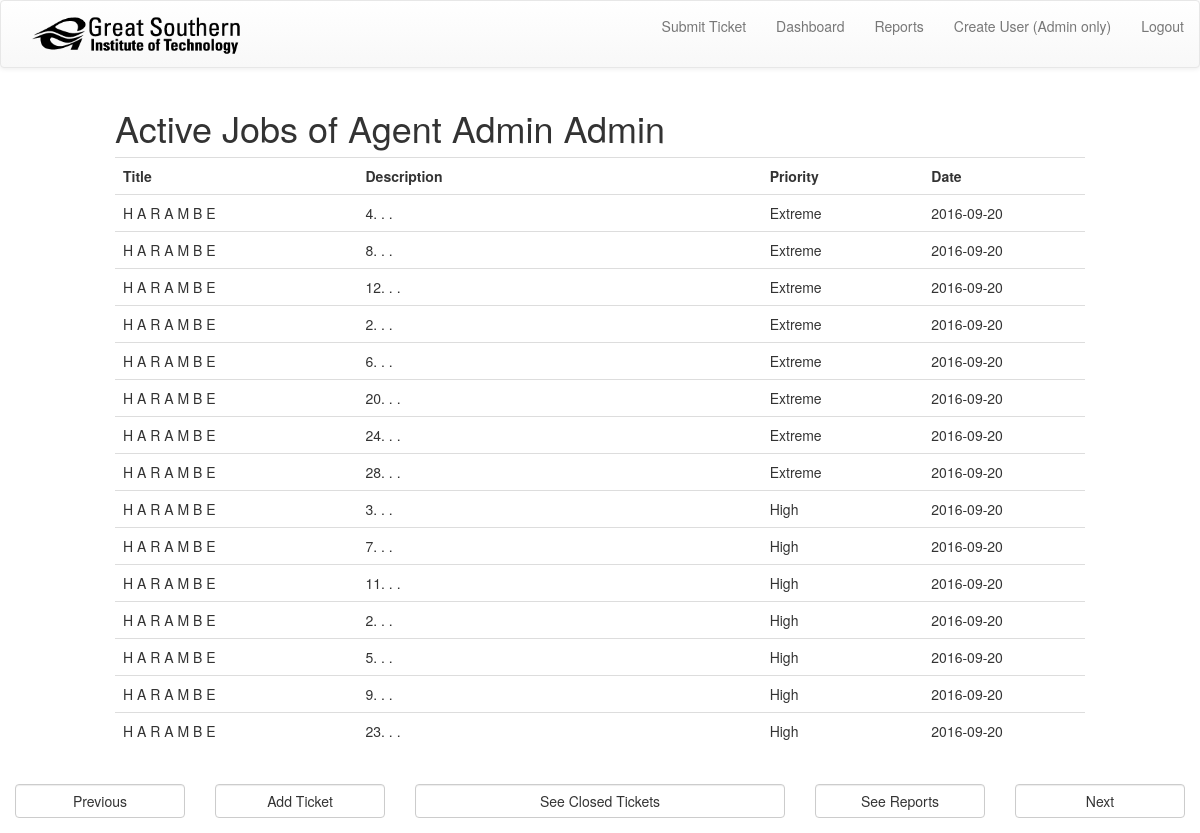
The page /dashboard.php (signed in) on the database its author committed.
### tables this page shows
create table if not exists tbl_agent(
	fld_id_agent int(11) auto_increment not null,
	fld_first_name varchar(45) not null,
    fld_last_name varchar(45) not null,
    fld_email_address varchar(45),
    fld_username varchar(45),
	fld_password text,
    fld_password_salt varchar(45),
    fld_fk_id_privilige int(11) not null,
    primary key (fld_id_agent),
		index fld_fk_id_privilige_idx (fld_fk_id_privilige ASC),
	constraint fld_fk_id_privilige
		foreign key (fld_fk_id_privilige)
			references tbl_privilige (fld_id_privilige)
            ON DELETE NO ACTION
						ON UPDATE NO ACTION);

create table if not exists tbl_job(
	fld_id_job int(11) auto_increment not null,
    fld_start_date date,
	fld_finish_date date,
    fld_title varchar(60),
	fld_description text,
    fld_location varchar(45),
    fld_fk_id_client int(11) not null,
    fld_fk_id_job_type int(11) not null,
    fld_fk_id_status int(11) not null,
    fld_fk_id_agent int(11) not null,
	fld_fk_id_priority int(11) not null,
    primary key (fld_id_job),
		index fld_fk_id_status_idx (fld_fk_id_status ASC),
		index fld_fk_id_client_idx (fld_fk_id_client ASC),
		index fld_fk_id_job_type_idx (fld_fk_id_job_type ASC),
        index fld_fk_id_agent_idx (fld_fk_id_agent ASC),
		index fld_fk_id_priority_idx (fld_fk_id_priority ASC),
	constraint fld_fk_id_priority
		foreign key (fld_fk_id_priority)
			references tbl_priority (fld_id_priority),
	constraint fld_fk_id_agent
		foreign key (fld_fk_id_agent)
			references tbl_agent (fld_id_agent),
	constraint fld_fk_id_status
		foreign key (fld_fk_id_status)
			references tbl_status (fld_id_status),
		constraint fld_fk_id_client
			foreign key (fld_fk_id_client)
				references tbl_client (fld_id_client)
                    ON DELETE NO ACTION
					ON UPDATE NO ACTION,
        constraint fld_fk_id_job_type
			foreign key (fld_fk_id_job_type)
				references tbl_job_type (fld_id_job_type)
                    ON DELETE NO ACTION
					ON UPDATE NO ACTION);

create table if not exists tbl_priority(
	fld_id_priority int(11) auto_increment not null,
	fld_priority varchar(45),
    primary key (fld_id_priority));

### CLASS_FILES/cDatabase_Connection.php (called while the page is built, shortened)
<?php
    class cDatabase_Connection
    {
        private static $oConn = null;
        public static function oConn()
        {
            if (!isset(self::$oConn)) {
                self::$oConn = new PDO('mysql:host=localhost; dbname=ticketdb; charset=utf8', 'root', 'Password1');
            }
            return self::$oConn;
        }
        public function getfromDB($i_sql)
        {
            Return $this->oConn()->query($i_sql);
        }
    }

### CLASS_FILES/global_lib.php (called while the page is built, shortened)
<?php
require_once("cDatabase_Connection.php");
function checkValue($i_sFldName, $i_DefaultVal)
{
    if(isset($_POST[$i_sFldName]))
    {
        return $_POST[$i_sFldName];
    }
    Else if(isset($_GET[$i_sFldName]))
    {
        return $_GET[$i_sFldName];
    }else
    {
        return $i_DefaultVal;
    }
}

### dashboard.php (the view, shortened to what this page needs)
<?php
require_once("CLASS_FILES/cPage_load.php");
require_once("CLASS_FILES/cDatabase_Connection.php");
require_once("CLASS_FILES/global_lib.php");
$oPage = new page_load_lib;
$sAgentID = $_SESSION['agentID'];
$oDBConnection = new cDatabase_Connection();
$sJobHtml = "";
$sOffset = 0;
$sLimitVal = 0;
$sPriviligeID = "";
$sAgentFirstName = "";
$sAgentLastName = "";
if ($_SERVER['REQUEST_METHOD'] == 'POST')
{
        $sOffset = checkValue('offset', 0);
        $sLimitVal = checkValue('curVal', 0);
} elseif ($_SERVER['REQUEST_METHOD'] == 'GET')
{
        $sLimitVal = checkValue('curVal', 0);
        $sOffset = checkValue('offset', 0);
}
if ((isset($sLimitVal) AND $sLimitVal !== "") AND (isset($sOffset) AND $sOffset !== "")) {
        $sLimitVal = $sLimitVal + $sOffset;
}
$sSQL = <<<SQL
                select P.fld_id_privilige, A.fld_first_name, A.fld_last_name
                from tbl_privilige P, tbl_agent A
                where A.fld_fk_id_privilige = P.fld_id_privilige
                and fld_id_agent = $sAgentID
SQL;
foreach ($oDBConnection->getfromDB($sSQL) as $row)
{
        $sAgentFirstName = $row['fld_first_name'];
        $sAgentLastName = $row['fld_last_name'];
        $sPriviligeID = $row['fld_id_privilige'];
}
$sAgentName = $sAgentFirstName . ' ' . $sAgentLastName;
if ($sPriviligeID == 1)
{
        $sSQL = <<<SQL
                select J.fld_id_job, J.fld_start_date, J.fld_title, J.fld_description, P.fld_priority
                from tbl_job J, tbl_priority P
                where J.fld_fk_id_priority = P.fld_id_priority
                and (J.fld_fk_id_status != 2 OR J.fld_fk_id_status != 3)
                order by P.fld_id_priority DESC
                limit 15 offset $sLimitVal
SQL;
}
foreach ($oDBConnection->getfromDB($sSQL) as $row)
{
        $sJobID = $row['fld_id_job'];
        $sTitle = $row['fld_title'];
        $sDescription = substr($row['fld_description'], 0, 75) . ". . .";
        $sPriority = $row['fld_priority'];
        $sDate = $row['fld_start_date'];
        $sJobHtml .= <<<HTML
                <tr style="cursor:pointer" onclick="location.href='job_info_redirect.php?JobID=$sJobID'">
                    <td class="col-sm-3">$sTitle</td>
                    <td class="col-sm-5">$sDescription</td>
                    <td class="col-sm-2">$sPriority</td>
                    <td class="col-sm-2">$sDate</td>
                </tr>
HTML;
}
$html =<<<HTML
<div id="container">
            <div id="margin-right-left">
                <div class="row">
                    <div class="col-sm-10 col-sm-offset-1">
                        <h1 class="h1-margin-bottom">Active Jobs of Agent $sAgentName</h1>
                                <table class="table">
                                <tr>
                                    <th>Title</th>
                                    <th>Description</th>
                                    <th>Priority</th>
                                    <th>Date</th>
                                </tr>
                                $sJobHtml
                        </table>
                    </div>
                </div>
                    <div class="row">
                        <div class=" margin-top">
                            <div class="col-sm-2">
                                <form class="form" action="dashboard.php" method="post">
                                    <div class="form-group">
                                        <input type="hidden" name="curVal" value="$sLimitVal">
                                        <button class="form-control btn btn-default" name="previous">Previous</button>
                                    </div>
                                </form>
                            </div>
                            <div class="col-sm-2">
                                <form class="form" action="ticket_submit.php" method="post">
                                    <div class="form-group">
                                        <button class="form-control btn btn-default" name="kkk">Add Ticket</button>
                                    </div>
                                </form>
                            </div>
                            <div class="col-sm-4">
                                <form class="form" action="dashboard_closed.php" method="post">
                                    <div class="form-group">
                                        <button class="form-control btn btn-default" name="closed">See Closed Tickets</button>
                                    </div>
                                </form>
                            </div>
                            <div class="col-sm-2">
                                <form class="form" action="reports.php" method="post">
                                    <div class="form-group">
                                        <button class="form-control btn btn-default" name="kkk">See Reports</button>
                                    </div>
                                </form>
                            </div>
                            <div class="col-sm-2">
                                <form class="form" action="dashboard.php" method="post">
                                    <div class="form-group">
                                        <input type="hidden" name="curVal" value="$sLimitVal">
                                        <button class="form-control btn btn-default" name="next">Next</button>
                                    </div>
                                </form>
                            </div>
                        </div>
                    </div>
        </div>
</div>
HTML;
echo $oPage->load_page($html);

### CLASS_FILES/cNavbar.php (shortened to what this page needs)
<?php
class navbar_class_lib {
    public function load_nav() {
        return $this->html = <<<HTML
        <div id="container">
            <div id="header" class="header">
                <nav class="navbar navbar-default">
                    <div class="container-fluid">
                        <div class="navbar-header">
                            <div class="row">
                                <div class="col-sm-2 navbar-right">
                                    <button type="button" class="navbar-toggle collapsed" data-toggle="collapse" data-target="#bs-example-navbar-collapse-1" aria-expanded="false">
                                        <span class="sr-only">Toggle navigation</span>
                                        <span class="icon-bar"></span>
                                        <span class="icon-bar"></span>
                                        <span class="icon-bar"></span>
                                    </button>
                                </div>
                            </div>
                        </div>
                        <div class="collapse navbar-collapse" id="bs-example-navbar-collapse-1">
                            <div class="row">
                                <img class="col-sm-1 img-max-min navbar-left" src="./IMGS/LOGO/logo.png">
                                <div class="col-sm-8 navbar-right">
                                    <ul class="nav navbar-nav navbar-right">
                                        <li class=""><a href="./ticket_submit.php">Submit Ticket</a></li>
                                        <li class=""><a href="./dashboard.php">Dashboard</a></li>
                                        <li class=""><a href="./reports.php">Reports</a></li>
                                        <li class=""><a href="./user_create_form.php">Create User (Admin only)</a></li>
                                        <li class=""><a href="./logout.php">Logout</a></li>
                                    </ul>
                                </div>
                            </div>
                        </div>
                    </div>
                </nav>
            </div>
        </div>
HTML;
    }
}

### CLASS_FILES/cPage_load.php (shortened to what this page needs)
<?php
require_once("cNavbar.php");
    class page_load_lib {
        public function load_page($i_pagehtml){
            $oNavbar = new navbar_class_lib();
            $NavHtml = $oNavbar->load_nav();
            return $html = <<<HTML
                <!DOCTYPE html>
                    <html>
                        <title>Nav</title>
                        <link rel="stylesheet" type="text/css" href="./CSS/style_main.css">
                        <link rel="stylesheet" href="./CSS/bootstrap-theme.css">
                        <link rel="stylesheet" href="./CSS/bootstrap.css">
                        <script src="https://code.jquery.com/jquery-2.2.4.min.js"></script>
                        <script src="./JS/bootstrap.js"></script>
                        <script src="./JS/global_scripts.js"></script>
                        <link rel="stylesheet" href="https://maxcdn.bootstrapcdn.com/bootstrap/3.3.7/css/bootstrap.min.css">
                        <script src="https://maxcdn.bootstrapcdn.com/bootstrap/3.3.7/js/bootstrap.min.js"></script>
                        <link rel="stylesheet" href="http://maxcdn.bootstrapcdn.com/bootstrap/3.3.7/css/bootstrap.min.css">
                        <script src="https://ajax.googleapis.com/ajax/libs/jquery/1.12.4/jquery.min.js"></script>
                        <body>
                            <div id="content">
                                $NavHtml
                                $i_pagehtml
                           </div>
                        </body>
                        </html>
HTML;
        }
    }

### CSS/style_main.css (style rules this page uses)
body { height: 100%; }
li { text-align: center; }
.margin-top { margin-top: 15px; }
#margin-right-left { margin-left: 15px; margin-right: 15px; }
.img-max-min { max-height: 75px; max-width: 244px; min-height: 75px; min-width: 244px; }

### rows shown on the page
tbl_agent: sAgentName "Admin Admin"
tbl_job: fld_title "H A R A M B E", fld_description "4. . .", fld_fk_id_priority.fld_priority "Extreme", fld_start_date "2016-09-20"
tbl_job: fld_title "H A R A M B E", fld_description "8. . .", fld_fk_id_priority.fld_priority "Extreme", fld_start_date "2016-09-20"
tbl_job: fld_title "H A R A M B E", fld_description "12. . .", fld_fk_id_priority.fld_priority "Extreme", fld_start_date "2016-09-20"
tbl_job: fld_title "H A R A M B E", fld_description "2. . .", fld_fk_id_priority.fld_priority "Extreme", fld_start_date "2016-09-20"
tbl_job: fld_title "H A R A M B E", fld_description "6. . .", fld_fk_id_priority.fld_priority "Extreme", fld_start_date "2016-09-20"
tbl_job: fld_title "H A R A M B E", fld_description "20. . .", fld_fk_id_priority.fld_priority "Extreme", fld_start_date "2016-09-20"
tbl_job: fld_title "H A R A M B E", fld_description "24. . .", fld_fk_id_priority.fld_priority "Extreme", fld_start_date "2016-09-20"
tbl_job: fld_title "H A R A M B E", fld_description "28. . .", fld_fk_id_priority.fld_priority "Extreme", fld_start_date "2016-09-20"
tbl_job: fld_title "H A R A M B E", fld_description "3. . .", fld_fk_id_priority.fld_priority "High", fld_start_date "2016-09-20"
tbl_job: fld_title "H A R A M B E", fld_description "7. . .", fld_fk_id_priority.fld_priority "High", fld_start_date "2016-09-20"
tbl_job: fld_title "H A R A M B E", fld_description "11. . .", fld_fk_id_priority.fld_priority "High", fld_start_date "2016-09-20"
tbl_job: fld_title "H A R A M B E", fld_description "2. . .", fld_fk_id_priority.fld_priority "High", fld_start_date "2016-09-20"
tbl_job: fld_title "H A R A M B E", fld_description "5. . .", fld_fk_id_priority.fld_priority "High", fld_start_date "2016-09-20"
tbl_job: fld_title "H A R A M B E", fld_description "9. . .", fld_fk_id_priority.fld_priority "High", fld_start_date "2016-09-20"
tbl_job: fld_title "H A R A M B E", fld_description "23. . .", fld_fk_id_priority.fld_priority "High", fld_start_date "2016-09-20"
